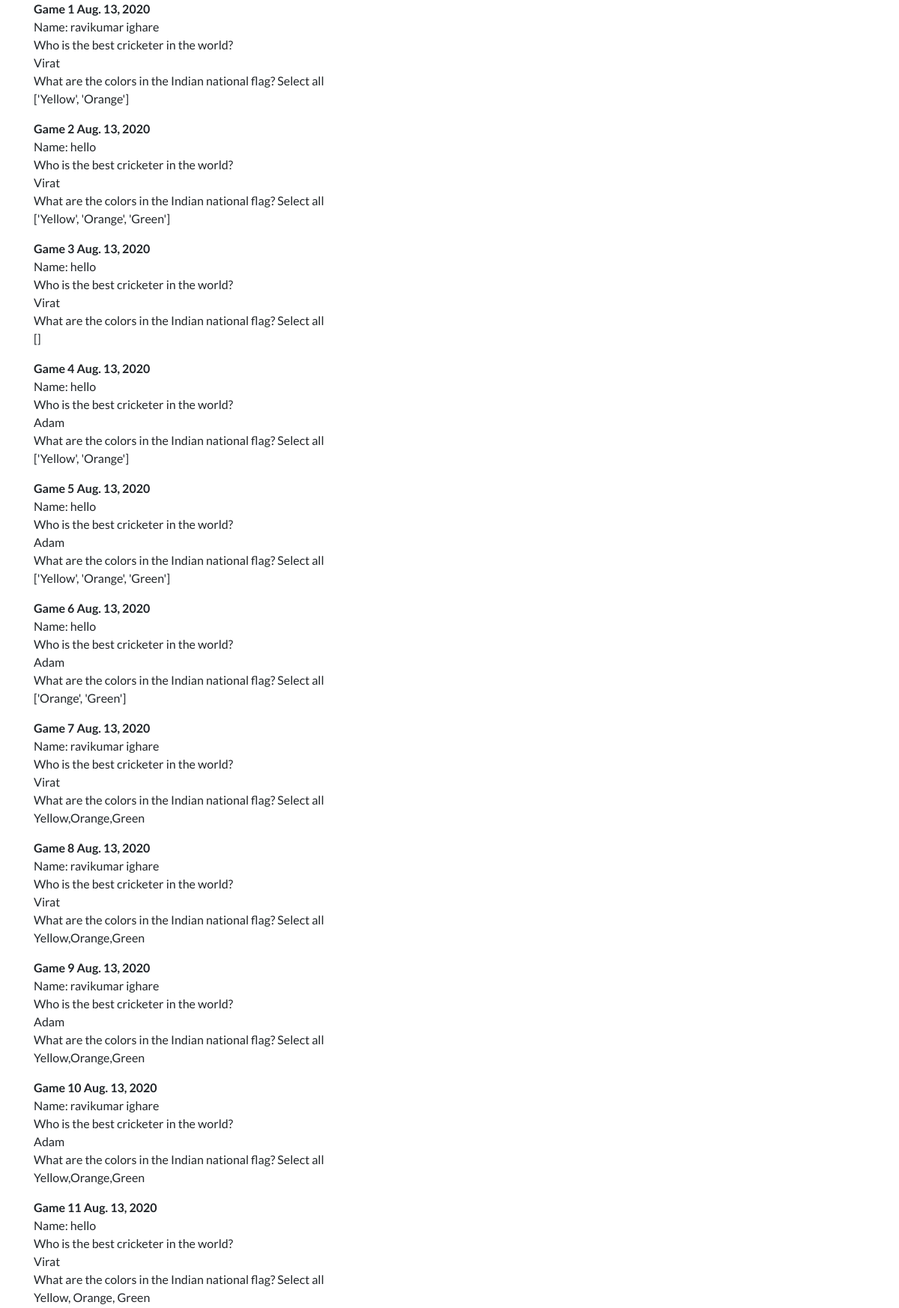
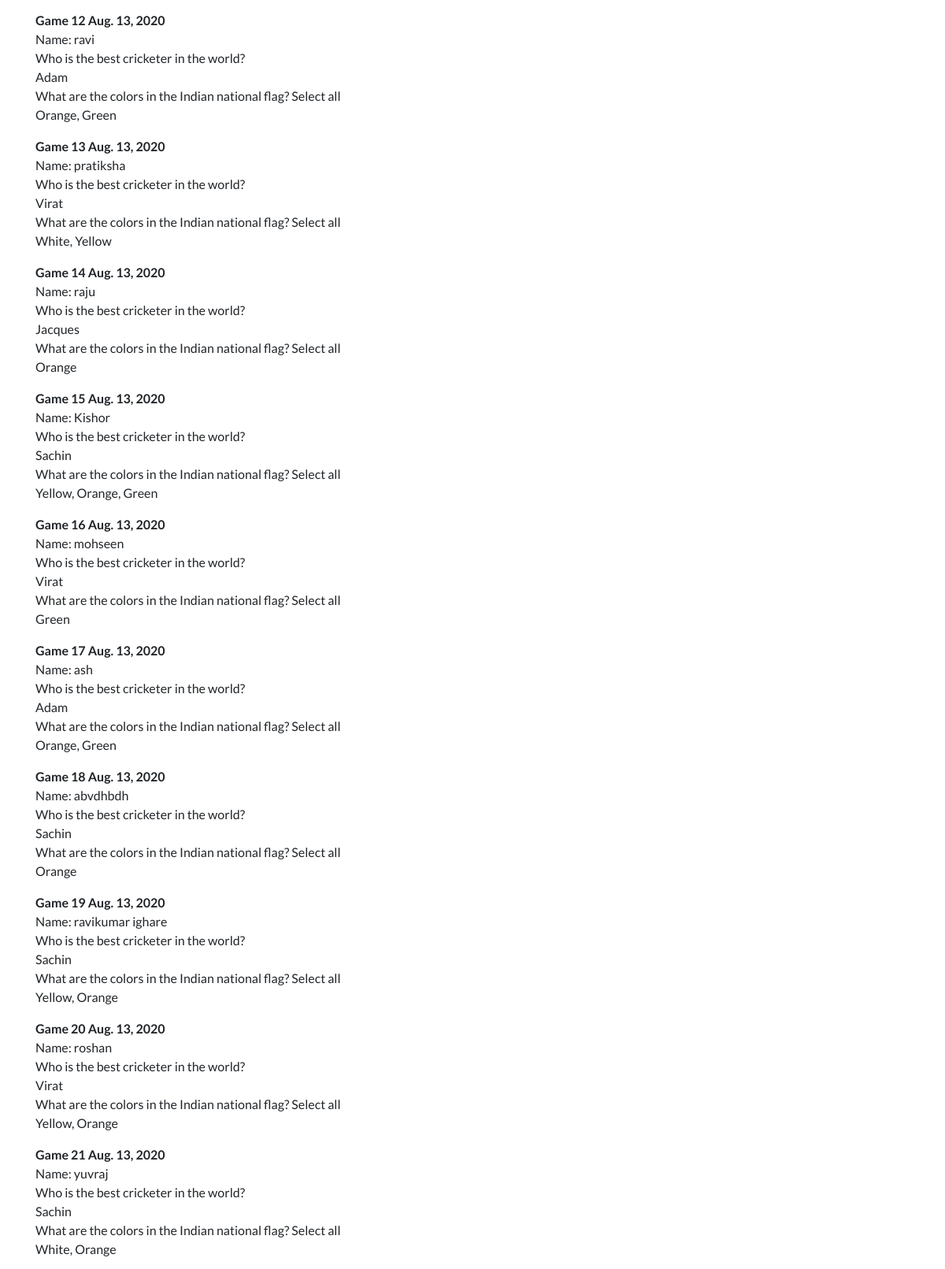
Screenshot of /Trivia/history (upper part) with the database file from the repository (2 pictures, top to bottom).
### Trivia/models.py (models this page shows)
class Game(models.Model):
    timestamp = models.DateField(auto_now_add=True)
    username = models.CharField(max_length=50)
    question1 = models.CharField(max_length=500)
    choice1 = models.CharField(max_length=50)
    question2 = models.CharField(max_length=500)
    choice2 = models.CharField(max_length=100)

### Trivia/views.py (the view)
# urls.py: path('history', views.history, name='history'),
def history(request):
    games = Game.objects.all()
    return render(request, 'Trivia/history.html', {'games':games})

### Trivia/templates/Trivia/history.html (shortened to what this page needs)
<!DOCTYPE html>
{% load static %}
<html lang="en">
<head>
    <link href="{% static 'vendor/bootstrap/css/bootstrap.min.css' %}" rel="stylesheet">
    <link href="{%static 'vendor/fontawesome-free/css/all.min.css' %}" rel="stylesheet">
    <link href="{%static 'vendor/simple-line-icons/css/simple-line-icons.css' %}" rel="stylesheet" type="text/css">
      <link href="{%static 'css/landing-page.min.css' %}" rel="stylesheet">
</head>
<body>
<div class="container">
<div class="features-icons-item mx-auto mb-5 mb-lg-0 mb-lg-3">
{% if games %}
    {% for game in games %}
        <p> <b> Game {{ game.id }} {{ game.timestamp }} </b> <br>
         Name: {{ game.username }} <br>
         {{ game.question1 }}<br>
         {{ game.choice1 }} <br>
         {{ game.question2 }}<br>
        {{ game.choice2 }} </p>
    {% endfor %}
{% else %}
    <p>No games are available.</p>
{% endif %}
</div>
</div>
</body>
</html>

### rows the page displays
Game: id "1", timestamp "Aug. 13, 2020", username "ravikumar ighare", question1 "Who is the best cricketer in the world?", choice1 "Virat", question2 "What are the colors in the Indian national flag? Select all", choice2 "['Yellow', 'Orange']"
Game: id "2", timestamp "Aug. 13, 2020", username "hello", question1 "Who is the best cricketer in the world?", choice1 "Virat", question2 "What are the colors in the Indian national flag? Select all", choice2 "['Yellow', 'Orange', 'Green']"
Game: id "3", timestamp "Aug. 13, 2020", username "hello", question1 "Who is the best cricketer in the world?", choice1 "Virat", question2 "What are the colors in the Indian national flag? Select all", choice2 "[]"
Game: id "4", timestamp "Aug. 13, 2020", username "hello", question1 "Who is the best cricketer in the world?", choice1 "Adam", question2 "What are the colors in the Indian national flag? Select all", choice2 "['Yellow', 'Orange']"
Game: id "5", timestamp "Aug. 13, 2020", username "hello", question1 "Who is the best cricketer in the world?", choice1 "Adam", question2 "What are the colors in the Indian national flag? Select all", choice2 "['Yellow', 'Orange', 'Green']"
Game: id "6", timestamp "Aug. 13, 2020", username "hello", question1 "Who is the best cricketer in the world?", choice1 "Adam", question2 "What are the colors in the Indian national flag? Select all", choice2 "['Orange', 'Green']"
Game: id "7", timestamp "Aug. 13, 2020", username "ravikumar ighare", question1 "Who is the best cricketer in the world?", choice1 "Virat", question2 "What are the colors in the Indian national flag? Select all", choice2 "Yellow,Orange,Green"
Game: id "8", timestamp "Aug. 13, 2020", username "ravikumar ighare", question1 "Who is the best cricketer in the world?", choice1 "Virat", question2 "What are the colors in the Indian national flag? Select all", choice2 "Yellow,Orange,Green"
Game: id "9", timestamp "Aug. 13, 2020", username "ravikumar ighare", question1 "Who is the best cricketer in the world?", choice1 "Adam", question2 "What are the colors in the Indian national flag? Select all", choice2 "Yellow,Orange,Green"
Game: id "10", timestamp "Aug. 13, 2020", username "ravikumar ighare", question1 "Who is the best cricketer in the world?", choice1 "Adam", question2 "What are the colors in the Indian national flag? Select all", choice2 "Yellow,Orange,Green"
Game: id "11", timestamp "Aug. 13, 2020", username "hello", question1 "Who is the best cricketer in the world?", choice1 "Virat", question2 "What are the colors in the Indian national flag? Select all", choice2 "Yellow, Orange, Green"
Game: id "12", timestamp "Aug. 13, 2020", username "ravi", question1 "Who is the best cricketer in the world?", choice1 "Adam", question2 "What are the colors in the Indian national flag? Select all", choice2 "Orange, Green"
Game: id "13", timestamp "Aug. 13, 2020", username "pratiksha", question1 "Who is the best cricketer in the world?", choice1 "Virat", question2 "What are the colors in the Indian national flag? Select all", choice2 "White, Yellow"
Game: id "14", timestamp "Aug. 13, 2020", username "raju", question1 "Who is the best cricketer in the world?", choice1 "Jacques", question2 "What are the colors in the Indian national flag? Select all", choice2 "Orange"
Game: id "15", timestamp "Aug. 13, 2020", username "Kishor", question1 "Who is the best cricketer in the world?", choice1 "Sachin", question2 "What are the colors in the Indian national flag? Select all", choice2 "Yellow, Orange, Green"
Game: id "16", timestamp "Aug. 13, 2020", username "mohseen", question1 "Who is the best cricketer in the world?", choice1 "Virat", question2 "What are the colors in the Indian national flag? Select all", choice2 "Green"
Game: id "17", timestamp "Aug. 13, 2020", username "ash", question1 "Who is the best cricketer in the world?", choice1 "Adam", question2 "What are the colors in the Indian national flag? Select all", choice2 "Orange, Green"
Game: id "18", timestamp "Aug. 13, 2020", username "abvdhbdh", question1 "Who is the best cricketer in the world?", choice1 "Sachin", question2 "What are the colors in the Indian national flag? Select all", choice2 "Orange"
Game: id "19", timestamp "Aug. 13, 2020", username "ravikumar ighare", question1 "Who is the best cricketer in the world?", choice1 "Sachin", question2 "What are the colors in the Indian national flag? Select all", choice2 "Yellow, Orange"
Game: id "20", timestamp "Aug. 13, 2020", username "roshan", question1 "Who is the best cricketer in the world?", choice1 "Virat", question2 "What are the colors in the Indian national flag? Select all", choice2 "Yellow, Orange"
Game: id "21", timestamp "Aug. 13, 2020", username "yuvraj", question1 "Who is the best cricketer in the world?", choice1 "Sachin", question2 "What are the colors in the Indian national flag? Select all", choice2 "White, Orange"
